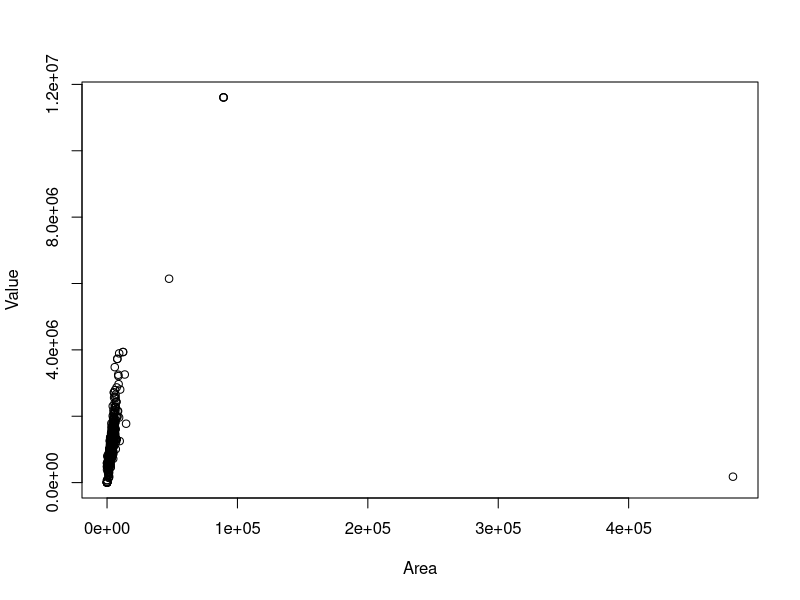
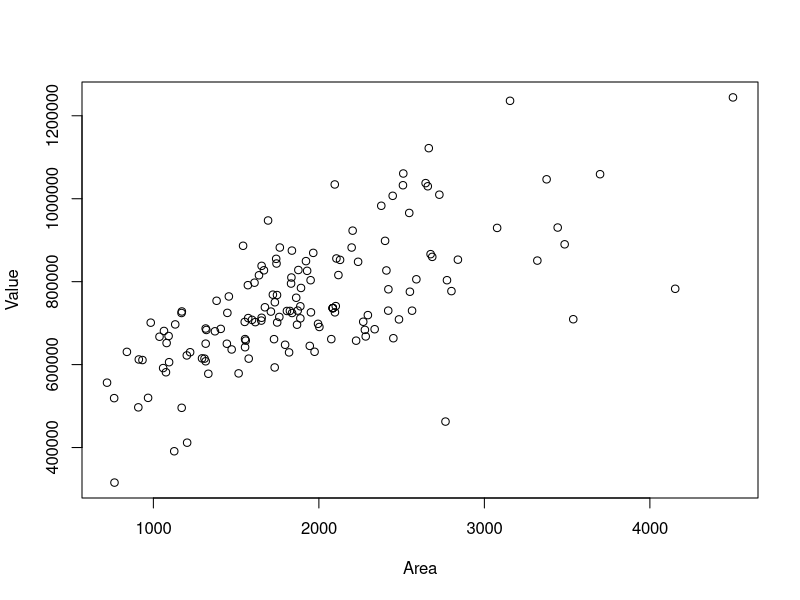
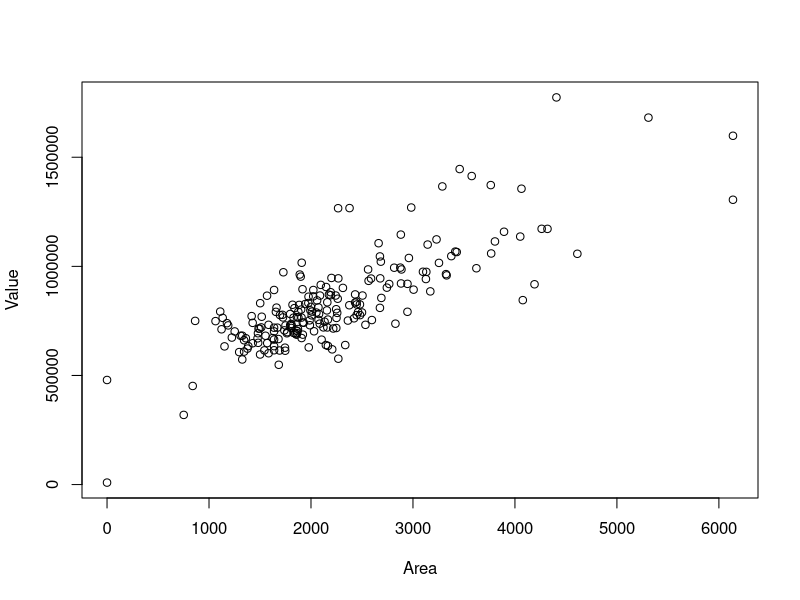
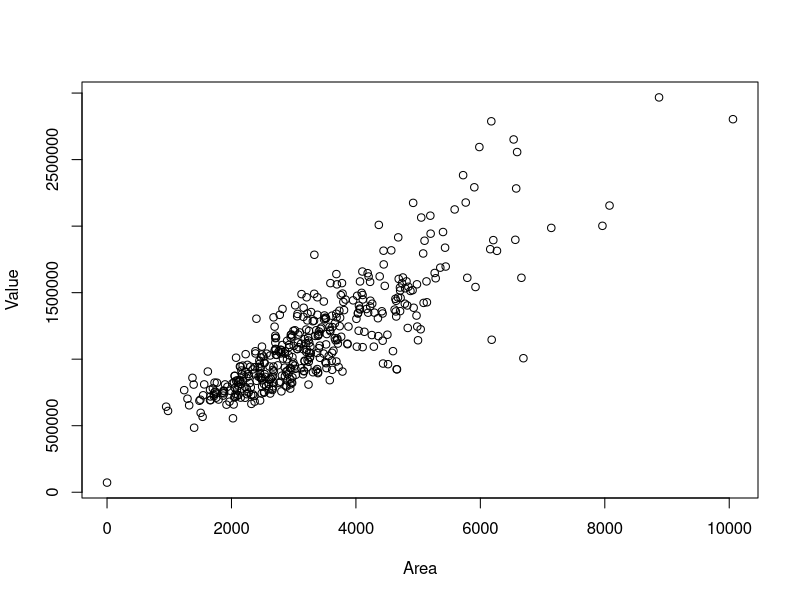
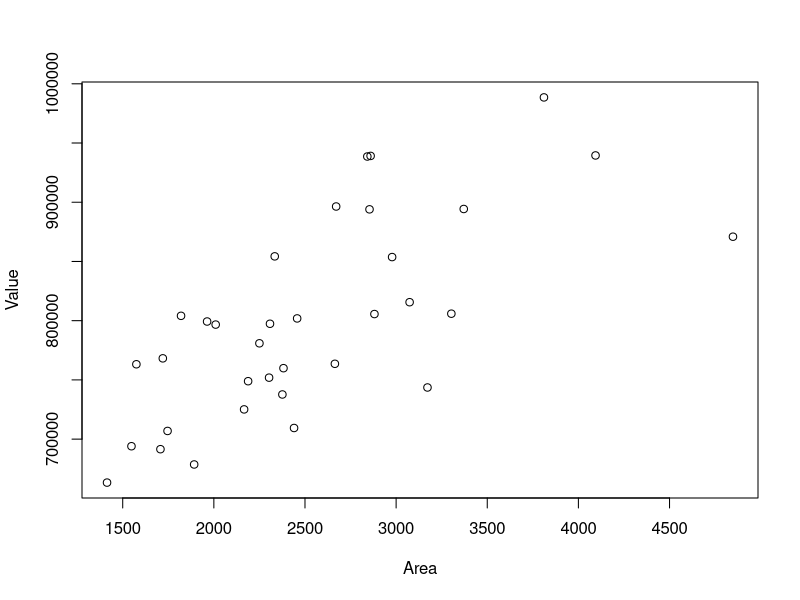
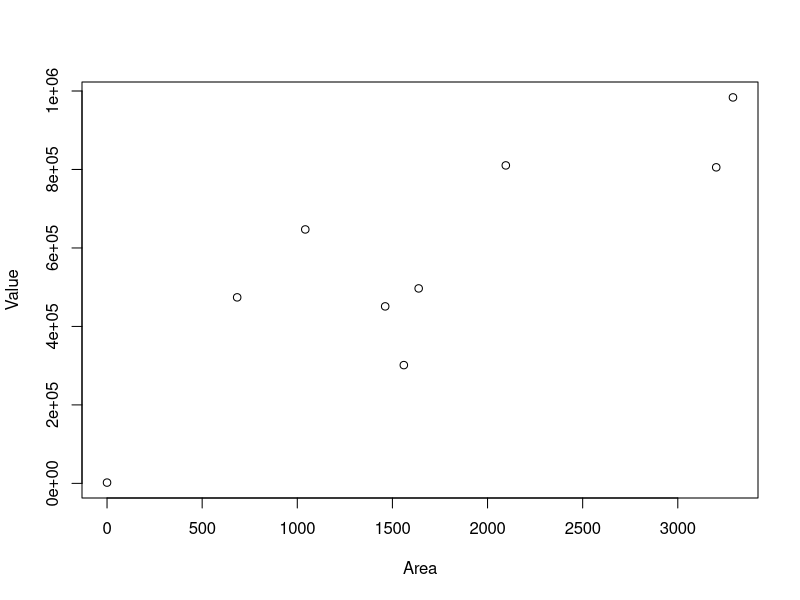
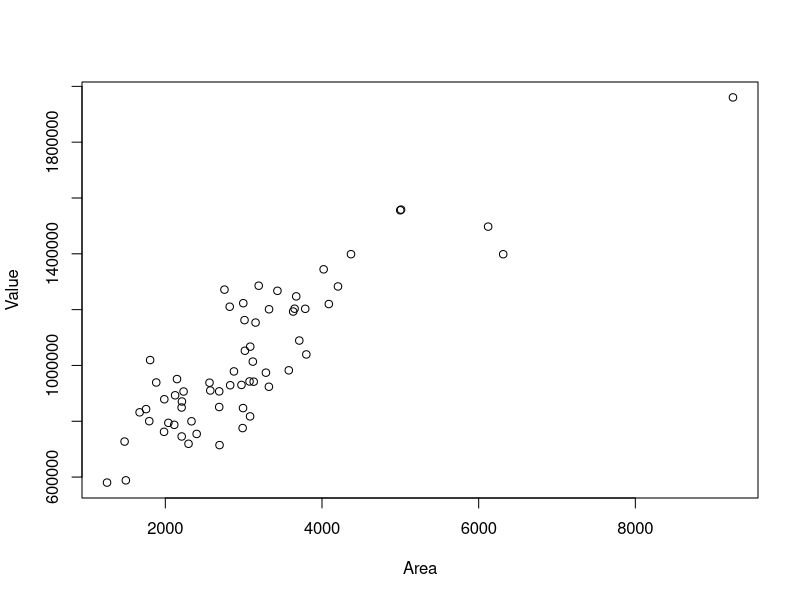
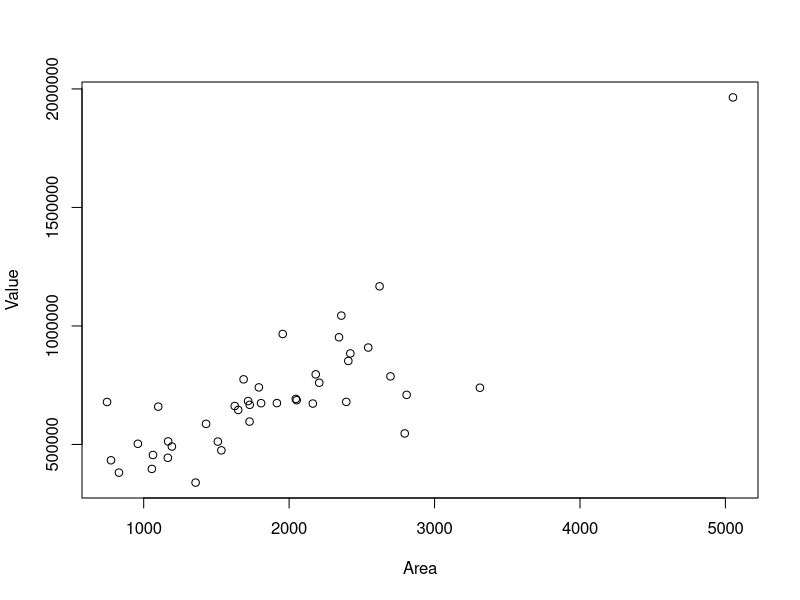

These figures' R source, in order:
# Real Estate analysis
# 15-Sep-2024

 # SETUP ####
# load packages
library(lubridate)
library(readxl)
library(ggplot2)
library(tidyr)
library(effects)
library(dplyr)
library(zoo) # rollmean
 
 
# Import Data
D <- read.csv("wenham_fy24.csv")

# Separate types
Ra <- D[D$Type=='RANCH', ]
Cp <- D[D$Type=='CAPE', ]
Co <- D[D$Type=='COLONIAL', ]
Sl <- D[D$Type=='SPLIT LEVL', ]
Bu <- D[D$Type=='BUNGALOW', ]
Aq <- D[D$Type=='ANTIQUE', ]
Cv <- D[D$Type=='CONVENTONL', ]
Se <- D[D$Type=='SPLIT ENT', ]
Os <- D[D$Type=='OLD STYLE', ]
Cn <- D[D$Type=='CONDO', ]
Cy <- D[D$Type=='CONTEMPORY', ]
Es <- D[D$Type=='ESTATE', ]

plot(Value ~ Area, data=D)
plot(Value ~ Area, data=Ra)
plot(Value ~ Area, data=Cp)
plot(Value ~ Area, data=Co)
plot(Value ~ Area, data=Sl)
plot(Value ~ Area, data=Bu)
plot(Value ~ Area, data=Aq)
plot(Value ~ Area, data=Cv)
plot(Value ~ Area, data=Se)
plot(Value ~ Area, data=Os)
plot(Value ~ Area, data=Cn)
plot(Value ~ Area, data=Cy)
plot(Value ~ Area, data=Es)

######### All
lm_faD <- lm(Value ~ Area, data=D)
summary(lm_faD)
plot(allEffects(lm_faD))

glm_faD <- glm(Value ~ Area + BD + BA + Type, family=gaussian, data=D)
summary(glm_faD)
plot(allEffects(glm_faD))

#newdata=data.frame(nickel=c(80, 90, 99, 100, 101, 110))
#predict(glm_nickel, newdata, type="response") # odds of getting migraine given levels of nickel intake (ug)

######### Ranch
lm_faRa <- lm(Value ~ Area, data=Ra)
summary(lm_faRa)
plot(allEffects(lm_faRa))

plot(Value ~ Area, data=Ra)
abline(lm_faRa)

glm_Ra <- glm(Value ~ Area + BD + BA, family=gaussian, data=Ra)
summary(glm_Ra)
plot(allEffects(glm_Ra))

new_fa=data.frame(Area=c(0, 5000))
new_Ra=predict(lm_faRa, new_fa, type="response")

######### Cape
lm_faCp <- lm(Value ~ Area, data=Cp)
summary(lm_faCp)
plot(allEffects(lm_faCp))

glm_Cp <- glm(Value ~ Area + BD + BA, family=gaussian, data=Cp)
summary(glm_Cp)
plot(allEffects(glm_Cp))

######### Colonial
lm_faCo <- lm(Value ~ Area, data=Co)
summary(lm_faCo)
plot(allEffects(lm_faCo))

glm_Co <- glm(Value ~ Area + BD + BA, family=gaussian, data=Co)
summary(glm_Co)
plot(allEffects(glm_Co))

######### Split Level
lm_faSl <- lm(Value ~ Area, data=Sl)
summary(lm_faSl)
plot(allEffects(lm_faSl))

glm_Sl <- glm(Value ~ Area + BD + BA, family=gaussian, data=Sl)
summary(glm_Sl)
plot(allEffects(glm_Sl))

######### BUNGALOW
lm_faBu <- lm(Value ~ Area, data=Bu)
summary(lm_faBu)
plot(allEffects(lm_faBu))

glm_Bu <- glm(Value ~ Area + BD + BA, family=gaussian, data=Bu)
summary(glm_Bu)
plot(allEffects(glm_Bu))

######### Split Entry
lm_faSe <- lm(Value ~ Area, data=Se)
summary(lm_faSe)
plot(allEffects(lm_faSe))

glm_Se <- glm(Value ~ Area + BD + BA, family=gaussian, data=Se)
summary(glm_Se)
plot(allEffects(glm_Se))


######### 
#Aq <- D[D$Type=='ANTIQUE', ]
#Cv <- D[D$Type=='CONVENTONL', ]
#Se <- D[D$Type=='SPLIT ENT', ]
#Os <- D[D$Type=='OLD STYLE', ]
#Cn <- D[D$Type=='CONDO', ]
#Cy <- D[D$Type=='CONTEMPORY', ]
#Es <- D[D$Type=='ESTATE', ]



#############Summarize

##### Ranch v Cape
plot(Ra$Area, Ra$Value, type="n", xlim=c(500, 3500), ylim=c(200000, 1200000), 
     xlab="Finished Area, sqft", ylab="Total Assesed Value, $", main="Wenham Neighborhood 2000")
lines(Ra$Area, Ra$Value, type="p", pch=1, col="red")
abline(lm_faRa, col="red")
lines(Cp$Area, Cp$Value, type="p", pch=2, col="blue")
abline(lm_faCp, col="blue")
legend("topleft", legend=c("Ranch", "Cape"),
       col=c("red", "blue"), lty=1)

##### Ranch v Split Entry
plot(Ra$Area, Ra$Value, type="n", xlim=c(500, 3500), ylim=c(200000, 1200000), 
     xlab="Finished Area, sqft", ylab="Total Assesed Value, $", main="Wenham Neighborhood 2000")
lines(Ra$Area, Ra$Value, type="p", pch=1, col="red")
abline(lm_faRa, col="red")
lines(Se$Area, Se$Value, type="p", pch=5, col="orange")
abline(lm_faSe, col="orange")
legend("topleft", legend=c("Ranch", "Split Entry"),
       col=c("red", "orange"), lty=1)

# Create an empty plot
plot(Ra$Area, Ra$Value, type="n", xlim=c(500, 3500), ylim=c(200000, 1200000), 
     xlab="Finished Area, sqft", ylab="Total Assesed Value, $", main="Wenham Neighborhood 2000")
abline(lm_faRa, col="red")
abline(lm_faCp, col="blue")
abline(lm_faCo, col="green")
abline(lm_faSl, col="black")
abline(lm_faBu, col="pink")
abline(lm_faSe, col="orange")
legend("topleft", legend=c("Ranch", "Cape", "Colonial", "Split Level", "Bungalow", "Split Entry"),
       col=c("red", "blue", "green", "black", "pink", "orange"), lty=1)
